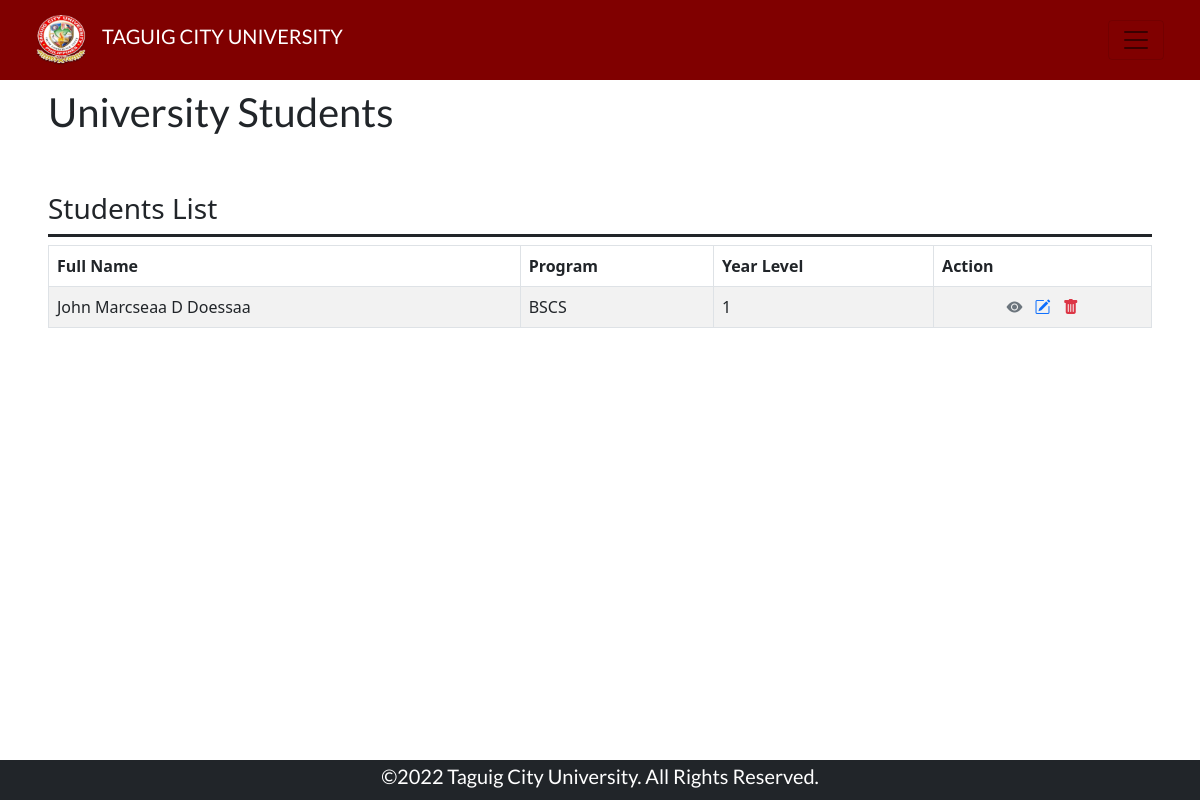
The page /adminStudents.php (signed in) on the database as committed earlier.
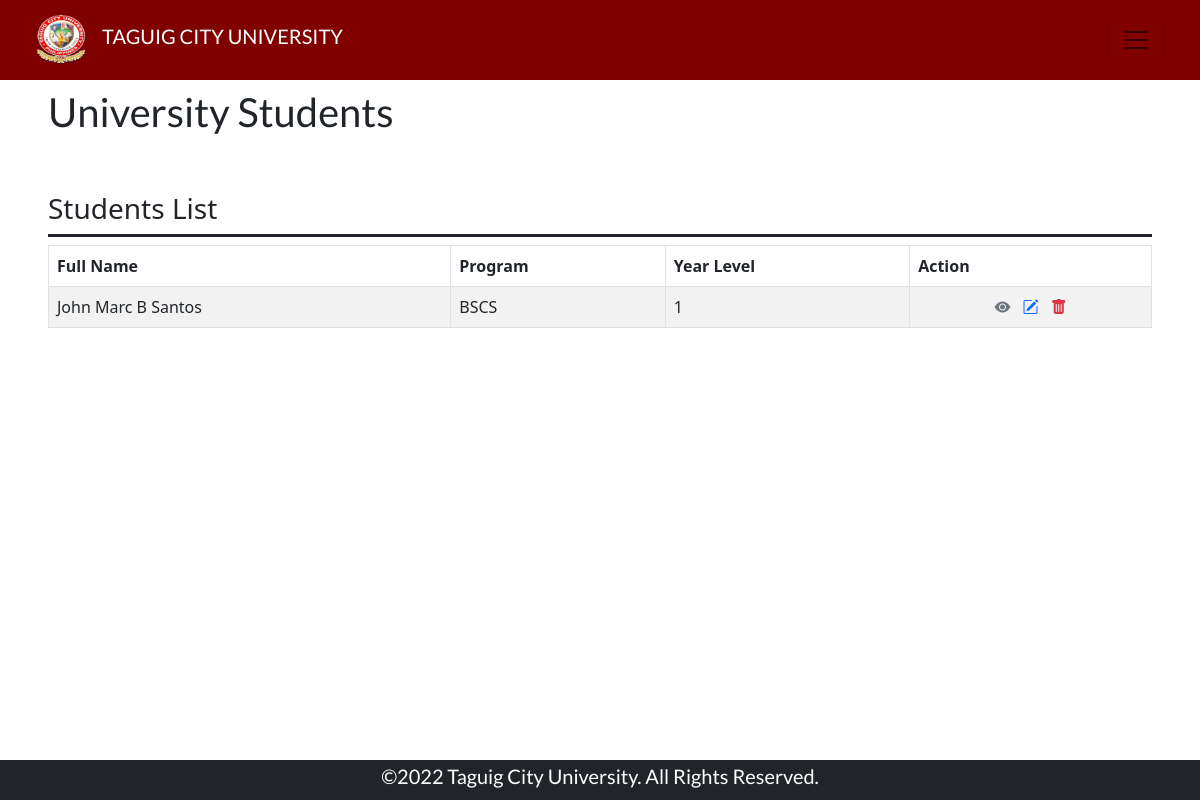
The same page on the database as committed later.
### adminStudents.php (the view, shortened to what this page needs)
<!doctype html>
<html>
    <head>
        <link rel="stylesheet" href="assets/css/style.css">
        <link rel="stylesheet" href="lib/css/bootstrap.min.css">
        <link rel="stylesheet" href="https://cdn.jsdelivr.net/npm/bootstrap-icons@1.9.1/font/bootstrap-icons.css">
    </head>
    <body>
        <nav class="navbar navbar-expand-lg navbar-light bg-maroon sticky-top px-4">
            <div class="container-fluid">
                <div class="d-flex flex-row align-items-center">
                    <a class="navbar-brand" href="adminDash.php"><img class="logo" src="assets/img/school-logo.png" alt=""></a>
                    <h1 class="fs-5 text-uppercase">Taguig City University</h1>
                </div>
                <button class="navbar-toggler d-inline" type="button" data-bs-toggle="offcanvas" data-bs-target="#offcanvasNavbar" aria-controls="offcanvasNavbar">
                    <span class="navbar-toggler-icon text-white"></span>
                </button>
            </div>
        </nav>
            <div class="d-flex flex-column overflow-scroll py-2 px-5 gap" style="height: 85vh;">
                <div class="d-flex flex-column justify-content-center align-items-start">
                    <h1 class="fs-1 text-dark"> University Students </h1>
                </div>
                <div class="d-flex flex-column justify-content-between
                            align-items-start gap-2 mt-5">
                    <div class="w-100 d-flex flex-row justify-content-start align-items-start pb-0 border-bottom border-3 border-dark">
                        <h2 class="fs-3 text-dark"> Students List </h2>
                    </div>
                    <?php
                        include('functions/php/config.php');
                        $query = "SELECT * FROM `user-student`";
                        $result = $con->query($query);
                        if(mysqli_num_rows($result) > 0): ?>
                            <table id="" class="table table-striped table-bordered">
                                        <thead>
                                            <tr>
                                                <th>Full Name</th>
                                                <th>Program</th>
                                                <th>Year Level</th>
                                                <th>Action</th>
                                            </tr>
                                        </thead>
                                        <tbody>
                    <?php while ($row = $result -> fetch_assoc()):
                        $fullName = $row['fName'] . ' ' . substr($row['mName'],0,1) . ' ' . $row['lName'];
                        ?>
                        <tr>
                            <td class=""><?php echo $fullName; ?></td>
                            <td class=""><?php echo $row['program']; ?></td>
                            <td class=""><?php echo $row['yrLvl']; ?></td>
                            <td class="mx-auto text-center">
                                <a href="#" class="mx-1 clear text-muted view" data-id="<?php echo $row['id']; ?>"
                                    data-bs-toggle="modal" data-bs-target="#view-stud" id="<?php echo $row['id']; ?>">
                                    <i class="bi bi-eye-fill"></i>
                                </a>
                                <a href="#" class="mx-1 clear text-primary edit" data-id="<?php echo $row['id']; ?>"
                                    data-bs-toggle="modal" data-bs-target="#edit-stud" id="<?php echo $row['id']; ?>">
                                    <i class="bi bi-pencil-square"></i>
                                </a>
                                <a href="#" class="mx-1 clear text-danger delete" data-id="<?php echo $row['id']; ?>"
                                    data-bs-toggle="modal" data-bs-target="#del-stud" id="<?php echo $row['id']; ?>">
                                    <i class="bi bi-trash-fill"></i>
                                </a>
                            </td>
                        </tr>
                    <?php endwhile ?>
                        </tbody>
                    </table>
                    <?php else:?>
                        <div class="w-100 card card-body d-flex flex-column border border-dark bg-danger">
                            <h2 class="fs-3 text-white text-center"> No students yet! </h2>
                        </div>
                    <?php endif ?>
                </div>
            </div>
            <div class="footer d-flex justify-content-center align-items-center sticky-bottom bg-dark">
                <h1 class="text-white fs-5"> ©2022 Taguig City University. All Rights Reserved.</h1>
            </div>
    </body>
</html>

### assets/css/style.css (style rules this page uses)
body { overflow: auto; scrollbar-width: none; }
.logo { height: 50px; width: 50px; }
.footer { height: 5vh; width: 100vw; }
.bg-maroon { background-color: #800000; }
.navbar { min-height: 10vh; max-height: auto; width: 100vw; }
h1 { font-family:'Lato', sans-serif; color: white; user-select: none; }
.clear { text-decoration: none; }

Rows that differ between the two databases and show on the page:
removed user-student: fullName "John Marcseaa D Doessaa", program "BSCS", yrLvl "1"
added user-student: fullName "John Marc B Santos", program "BSCS", yrLvl "1"
